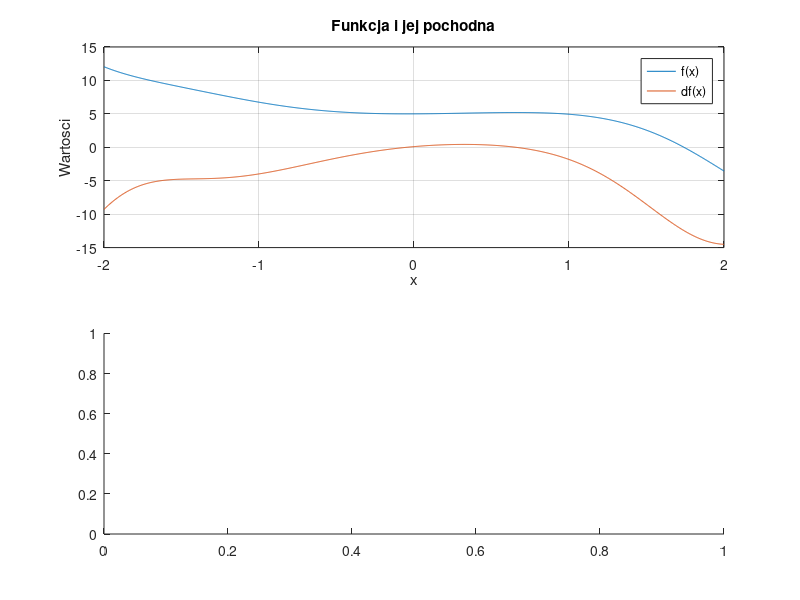

The MATLAB source for this figure: (Note: this script raises an error after producing the figure.)
maxit = 1000;
eps = 1e-8;
start = -2;
koniec = 2;
x = linspace(-2.0, 2.0, maxit+1);
f = @(x) sin(x.^2) - x.^3 + 0.1*x + 5;
df = @(x) 2*x.*cos(x.^2) - 3*x.^2 + 0.1;

subplot(211)
plot(x, f(x), x, df(x)), grid on;
legend('f(x)', 'df(x)'), xlabel('x'), ylabel('Wartosci'), title('Funkcja i jej pochodna');


subplot(212)
h = NaN(maxit, 3, 5);
[xs,~,h(:,:,1)] = sieczne(f, start, koniec, maxit, eps);
fprintf('Dla metody siecznych rozwiązanie wynosi: %g\n', xs);
[xb,~,h(:,:,2)] = bisekcja(f, start, koniec, maxit, eps);
fprintf('Dla metody bisekcji rozwiązanie wynosi: %g\n', xb);
semilogy(h(:,1,2), abs(h(:,3,2)), 's-'), grid on;
xlabel('Liczba iteracji'), ylabel('Blad'), title('zbieznosc bisekcji');
[xnr1,~,h(:,:,3)] = newton_raphson_1(f, df, 1.0, maxit, eps);
fprintf('Dla metody Newtona-Raphsona dla x=%g rozwiązanie wynosi: %g\n', 1.0, xnr1);
[xnr2,~,h(:,:,4)] = newton_raphson_1(f, df, 0.1, maxit, eps);
fprintf('Dla metody Newtona-Raphsona dla x=%g rozwiązanie wynosi: %g\n', 0.1, xnr2);
[xnr3,~,h(:,:,5)] = newton_raphson_1(f, df, 0.0, maxit, eps);
fprintf('Dla metody Newtona-Raphsona dla x=%g rozwiązanie wynosi: %g\n', 0.0, xnr3);
